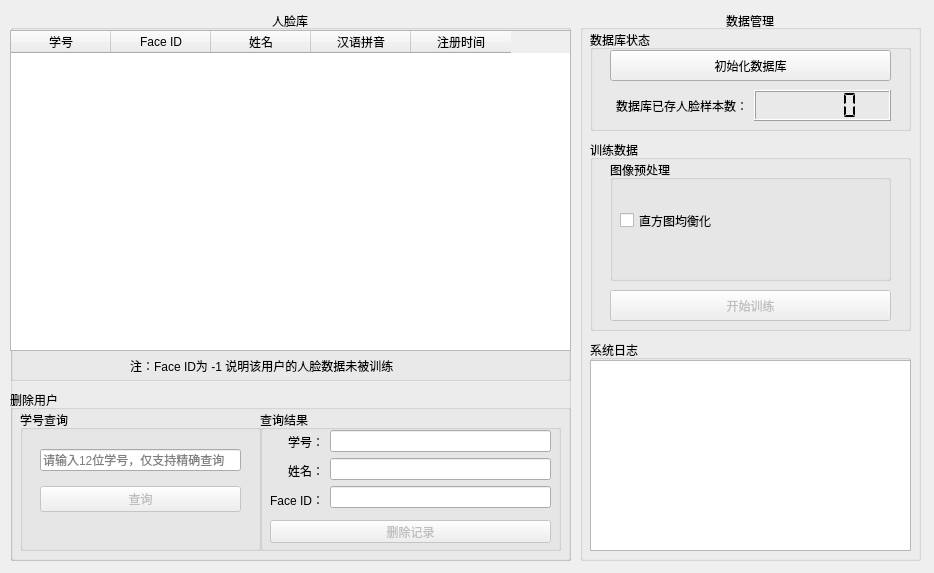
<?xml version="1.0" encoding="UTF-8"?>
<ui version="4.0">
 <class>dataManageUI</class>
 <widget class="QWidget" name="dataManageUI">
  <property name="geometry">
   <rect>
    <x>0</x>
    <y>0</y>
    <width>934</width>
    <height>573</height>
   </rect>
  </property>
  <property name="windowTitle">
   <string>OpenCV Face Recognition System - DataManage</string>
  </property>
  <widget class="QGroupBox" name="dbManageGroupBox">
   <property name="geometry">
    <rect>
     <x>580</x>
     <y>10</y>
     <width>341</width>
     <height>551</height>
    </rect>
   </property>
   <property name="title">
    <string>数据管理</string>
   </property>
   <property name="alignment">
    <set>Qt::AlignCenter</set>
   </property>
   <widget class="QGroupBox" name="dbStatusGroupBox">
    <property name="geometry">
     <rect>
      <x>10</x>
      <y>20</y>
      <width>321</width>
      <height>101</height>
     </rect>
    </property>
    <property name="title">
     <string>数据库状态</string>
    </property>
    <widget class="QWidget" name="layoutWidget_4">
     <property name="geometry">
      <rect>
       <x>20</x>
       <y>60</y>
       <width>281</width>
       <height>31</height>
      </rect>
     </property>
     <layout class="QHBoxLayout" name="dbUserCountHorizontalLayout">
      <item>
       <widget class="QLabel" name="dbUserCountLabel">
        <property name="text">
         <string>数据库已存人脸样本数：</string>
        </property>
        <property name="alignment">
         <set>Qt::AlignRight|Qt::AlignTrailing|Qt::AlignVCenter</set>
        </property>
       </widget>
      </item>
      <item>
       <widget class="QLCDNumber" name="dbUserCountLcdNum">
        <property name="segmentStyle">
         <enum>QLCDNumber::Flat</enum>
        </property>
       </widget>
      </item>
     </layout>
    </widget>
    <widget class="QPushButton" name="initDbButton">
     <property name="geometry">
      <rect>
       <x>20</x>
       <y>20</y>
       <width>281</width>
       <height>31</height>
      </rect>
     </property>
     <property name="text">
      <string>初始化数据库</string>
     </property>
    </widget>
   </widget>
   <widget class="QGroupBox" name="trainGroupBox">
    <property name="geometry">
     <rect>
      <x>10</x>
      <y>130</y>
      <width>321</width>
      <height>191</height>
     </rect>
    </property>
    <property name="title">
     <string>训练数据</string>
    </property>
    <widget class="QGroupBox" name="imgPreprocessGroupBox">
     <property name="geometry">
      <rect>
       <x>20</x>
       <y>20</y>
       <width>281</width>
       <height>121</height>
      </rect>
     </property>
     <property name="title">
      <string>图像预处理</string>
     </property>
     <widget class="QCheckBox" name="equalizeHistCheckBox">
      <property name="geometry">
       <rect>
        <x>10</x>
        <y>40</y>
        <width>121</width>
        <height>41</height>
       </rect>
      </property>
      <property name="text">
       <string>直方图均衡化</string>
      </property>
     </widget>
    </widget>
    <widget class="QPushButton" name="trainButton">
     <property name="enabled">
      <bool>false</bool>
     </property>
     <property name="geometry">
      <rect>
       <x>20</x>
       <y>150</y>
       <width>281</width>
       <height>31</height>
      </rect>
     </property>
     <property name="toolTip">
      <string>数据库未完成初始化，请检查</string>
     </property>
     <property name="text">
      <string>开始训练</string>
     </property>
    </widget>
   </widget>
   <widget class="QGroupBox" name="logGroupBox">
    <property name="geometry">
     <rect>
      <x>10</x>
      <y>330</y>
      <width>321</width>
      <height>211</height>
     </rect>
    </property>
    <property name="title">
     <string>系统日志</string>
    </property>
    <widget class="QTextEdit" name="logTextEdit">
     <property name="geometry">
      <rect>
       <x>0</x>
       <y>20</y>
       <width>321</width>
       <height>191</height>
      </rect>
     </property>
    </widget>
   </widget>
  </widget>
  <widget class="QGroupBox" name="faceDbGroupBox">
   <property name="geometry">
    <rect>
     <x>10</x>
     <y>10</y>
     <width>561</width>
     <height>551</height>
    </rect>
   </property>
   <property name="title">
    <string>人脸库</string>
   </property>
   <property name="alignment">
    <set>Qt::AlignCenter</set>
   </property>
   <widget class="QGroupBox" name="deleteUserGroupBox">
    <property name="geometry">
     <rect>
      <x>0</x>
      <y>380</y>
      <width>561</width>
      <height>171</height>
     </rect>
    </property>
    <property name="title">
     <string>删除用户</string>
    </property>
    <widget class="QGroupBox" name="queryUserGroupBox">
     <property name="geometry">
      <rect>
       <x>10</x>
       <y>20</y>
       <width>241</width>
       <height>141</height>
      </rect>
     </property>
     <property name="title">
      <string>学号查询</string>
     </property>
     <widget class="QLabel" name="queryResultLabel">
      <property name="geometry">
       <rect>
        <x>20</x>
        <y>110</y>
        <width>201</width>
        <height>21</height>
       </rect>
      </property>
      <property name="frameShape">
       <enum>QFrame::NoFrame</enum>
      </property>
      <property name="text">
       <string/>
      </property>
      <property name="alignment">
       <set>Qt::AlignCenter</set>
      </property>
     </widget>
     <widget class="QWidget" name="layoutWidget">
      <property name="geometry">
       <rect>
        <x>20</x>
        <y>30</y>
        <width>201</width>
        <height>81</height>
       </rect>
      </property>
      <layout class="QVBoxLayout" name="verticalLayout">
       <item>
        <widget class="QLineEdit" name="queryUserLineEdit">
         <property name="placeholderText">
          <string>请输入12位学号，仅支持精确查询</string>
         </property>
        </widget>
       </item>
       <item>
        <widget class="QPushButton" name="queryUserButton">
         <property name="enabled">
          <bool>false</bool>
         </property>
         <property name="toolTip">
          <string>数据库未完成初始化，请检查</string>
         </property>
         <property name="text">
          <string>查询</string>
         </property>
        </widget>
       </item>
      </layout>
     </widget>
    </widget>
    <widget class="QGroupBox" name="queryResultGroupBox">
     <property name="geometry">
      <rect>
       <x>250</x>
       <y>20</y>
       <width>301</width>
       <height>141</height>
      </rect>
     </property>
     <property name="title">
      <string>查询结果</string>
     </property>
     <widget class="QWidget" name="layoutWidget_3">
      <property name="geometry">
       <rect>
        <x>10</x>
        <y>20</y>
        <width>281</width>
        <height>81</height>
       </rect>
      </property>
      <layout class="QHBoxLayout" name="infoHorizontalLayout">
       <item>
        <layout class="QVBoxLayout" name="keyVerticalLayout">
         <item>
          <widget class="QLabel" name="stuIDLabel">
           <property name="frameShape">
            <enum>QFrame::NoFrame</enum>
           </property>
           <property name="text">
            <string>学号：</string>
           </property>
           <property name="alignment">
            <set>Qt::AlignRight|Qt::AlignTrailing|Qt::AlignVCenter</set>
           </property>
          </widget>
         </item>
         <item>
          <widget class="QLabel" name="cnNameLabel">
           <property name="frameShape">
            <enum>QFrame::NoFrame</enum>
           </property>
           <property name="text">
            <string>姓名：</string>
           </property>
           <property name="alignment">
            <set>Qt::AlignRight|Qt::AlignTrailing|Qt::AlignVCenter</set>
           </property>
          </widget>
         </item>
         <item>
          <widget class="QLabel" name="faceIDLabel">
           <property name="frameShape">
            <enum>QFrame::NoFrame</enum>
           </property>
           <property name="text">
            <string>Face ID：</string>
           </property>
           <property name="alignment">
            <set>Qt::AlignRight|Qt::AlignTrailing|Qt::AlignVCenter</set>
           </property>
          </widget>
         </item>
        </layout>
       </item>
       <item>
        <layout class="QVBoxLayout" name="valueVerticalLayout">
         <item>
          <widget class="QLineEdit" name="stuIDLineEdit">
           <property name="focusPolicy">
            <enum>Qt::StrongFocus</enum>
           </property>
           <property name="readOnly">
            <bool>true</bool>
           </property>
          </widget>
         </item>
         <item>
          <widget class="QLineEdit" name="cnNameLineEdit">
           <property name="focusPolicy">
            <enum>Qt::StrongFocus</enum>
           </property>
           <property name="readOnly">
            <bool>true</bool>
           </property>
          </widget>
         </item>
         <item>
          <widget class="QLineEdit" name="faceIDLineEdit">
           <property name="focusPolicy">
            <enum>Qt::StrongFocus</enum>
           </property>
           <property name="readOnly">
            <bool>true</bool>
           </property>
          </widget>
         </item>
        </layout>
       </item>
      </layout>
     </widget>
     <widget class="QPushButton" name="deleteUserButton">
      <property name="enabled">
       <bool>false</bool>
      </property>
      <property name="geometry">
       <rect>
        <x>10</x>
        <y>110</y>
        <width>281</width>
        <height>23</height>
       </rect>
      </property>
      <property name="text">
       <string>删除记录</string>
      </property>
     </widget>
    </widget>
   </widget>
   <widget class="QGroupBox" name="dbVisualGroupBox">
    <property name="geometry">
     <rect>
      <x>0</x>
      <y>20</y>
      <width>561</width>
      <height>351</height>
     </rect>
    </property>
    <property name="title">
     <string/>
    </property>
    <widget class="QTableWidget" name="tableWidget">
     <property name="geometry">
      <rect>
       <x>0</x>
       <y>0</y>
       <width>561</width>
       <height>321</height>
      </rect>
     </property>
     <column>
      <property name="text">
       <string>学号</string>
      </property>
     </column>
     <column>
      <property name="text">
       <string>Face ID</string>
      </property>
     </column>
     <column>
      <property name="text">
       <string>姓名</string>
      </property>
     </column>
     <column>
      <property name="text">
       <string>汉语拼音</string>
      </property>
     </column>
     <column>
      <property name="text">
       <string>注册时间</string>
      </property>
     </column>
    </widget>
    <widget class="QLabel" name="tipLabel">
     <property name="geometry">
      <rect>
       <x>120</x>
       <y>320</y>
       <width>431</width>
       <height>31</height>
      </rect>
     </property>
     <property name="text">
      <string>注：Face ID为 -1 说明该用户的人脸数据未被训练</string>
     </property>
    </widget>
   </widget>
  </widget>
 </widget>
 <resources/>
 <connections/>
</ui>
